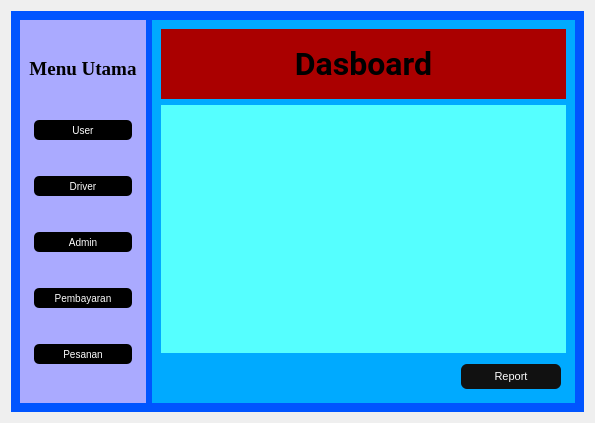
<?xml version="1.0" encoding="UTF-8"?>
<ui version="4.0">
 
 
 <class>Form</class>
 
 
 <widget class="QWidget" name="Form">
  
  
  <property name="geometry">
   
   
   <rect>
    
    
    <x>0</x>
    
    
    <y>0</y>
    
    
    <width>595</width>
    
    
    <height>423</height>
    
   
   </rect>
   
  
  </property>
  
  
  <property name="windowTitle">
   
   
   <string>Form</string>
   
  
  </property>
  
  
  <layout class="QHBoxLayout" name="horizontalLayout">
   
   
   <item>
    
    
    <widget class="QWidget" name="widget" native="true">
     
     
     <property name="styleSheet">
      
      
      <string notr="true">background-color: rgb(0, 85, 255);</string>
      
     
     </property>
     
     
     <layout class="QHBoxLayout" name="horizontalLayout_2">
      
      
      <item>
       
       
       <widget class="QWidget" name="widget_2" native="true">
        
        
        <property name="sizePolicy">
         <sizepolicy hsizetype="Fixed" vsizetype="Expanding">
          <horstretch>0</horstretch>
          <verstretch>0</verstretch>
         </sizepolicy>
        </property>
        <property name="minimumSize">
         
         
         <size>
          
          
          <width>120</width>
          
          
          <height>0</height>
          
         
         </size>
         
        
        </property>
        
        
        <property name="styleSheet">
         
         
         <string notr="true">background-color: rgb(170, 170, 255);</string>
         
        
        </property>
        
        
        <layout class="QVBoxLayout" name="verticalLayout_2">
         
         
         <item>
          
          
          <widget class="QLabel" name="label_2">
           
           
           <property name="minimumSize">
            
            
            <size>
             
             
             <width>0</width>
             
             
             <height>40</height>
             
            
            </size>
            
           
           </property>
           
           
           <property name="maximumSize">
            
            
            <size>
             
             
             <width>16777215</width>
             
             
             <height>40</height>
             
            
            </size>
            
           
           </property>
           
           
           <property name="font">
            
            
            <font>
             
             
             <family>Times New Roman</family>
             
             
             <pointsize>14</pointsize>
             
             
             <weight>75</weight>
             
             
             <bold>true</bold>
             
            
            </font>
            
           
           </property>
           
           
           <property name="text">
            
            
            <string>Menu Utama</string>
            
           
           </property>
           
           
           <property name="alignment">
            
            
            <set>Qt::AlignCenter</set>
            
           
           </property>
           
          
          </widget>
          
         
         </item>
         
         
         <item>
          
          
          <widget class="QPushButton" name="btnUser">
           
           
           <property name="minimumSize">
            
            
            <size>
             
             
             <width>0</width>
             
             
             <height>20</height>
             
            
            </size>
            
           
           </property>
           
           
           <property name="maximumSize">
            
            
            <size>
             
             
             <width>16777215</width>
             
             
             <height>30</height>
             
            
            </size>
            
           
           </property>
           
           
           <property name="styleSheet">
            
            
            <string notr="true">QPushButton{
	text-align: center;
	margin: 5px;
	border-radius:5px;
	font-size: 10px;
	background-color: black;
	color: white;
}

QPushButton:hover{
	background-color:#3498db;
}
QPushButton:pressed{
	background-color:#2380b9;
}</string>
            
           
           </property>
           
           
           <property name="text">
            
            
            <string>User</string>
            
           
           </property>
           
           
           <property name="autoDefault">
            
            
            <bool>false</bool>
            
           
           </property>
           
           
           <property name="default">
            
            
            <bool>false</bool>
            
           
           </property>
           
          
          </widget>
          
         
         </item>
         
         
         <item>
          
          
          <widget class="QPushButton" name="btnDriver">
           
           
           <property name="minimumSize">
            
            
            <size>
             
             
             <width>0</width>
             
             
             <height>20</height>
             
            
            </size>
            
           
           </property>
           
           
           <property name="maximumSize">
            
            
            <size>
             
             
             <width>16777215</width>
             
             
             <height>30</height>
             
            
            </size>
            
           
           </property>
           
           
           <property name="styleSheet">
            
            
            <string notr="true">QPushButton{
	text-align: center;
	margin: 5px;
	border-radius:5px;
	font-size: 10px;
	background-color: black;
	color: white;
}

QPushButton:hover{
	background-color:#3498db;
}
QPushButton:pressed{
	background-color:#2380b9;
}</string>
            
           
           </property>
           
           
           <property name="text">
            
            
            <string>Driver</string>
            
           
           </property>
           
          
          </widget>
          
         
         </item>
         
         
         <item>
          
          
          <widget class="QPushButton" name="btnAdmin">
           
           
           <property name="minimumSize">
            
            
            <size>
             
             
             <width>0</width>
             
             
             <height>20</height>
             
            
            </size>
            
           
           </property>
           
           
           <property name="maximumSize">
            
            
            <size>
             
             
             <width>16777215</width>
             
             
             <height>30</height>
             
            
            </size>
            
           
           </property>
           
           
           <property name="styleSheet">
            
            
            <string notr="true">QPushButton{
	text-align: center;
	margin: 5px;
	border-radius:5px;
	font-size: 10px;
	background-color: black;
	color: white;
}

QPushButton:hover{
	background-color:#3498db;
}
QPushButton:pressed{
	background-color:#2380b9;
}</string>
            
           
           </property>
           
           
           <property name="text">
            
            
            <string>Admin</string>
            
           
           </property>
           
          
          </widget>
          
         
         </item>
         
         
         <item>
          
          
          <widget class="QPushButton" name="btnPembayaran">
           
           
           <property name="minimumSize">
            
            
            <size>
             
             
             <width>0</width>
             
             
             <height>20</height>
             
            
            </size>
            
           
           </property>
           
           
           <property name="maximumSize">
            
            
            <size>
             
             
             <width>16777215</width>
             
             
             <height>30</height>
             
            
            </size>
            
           
           </property>
           
           
           <property name="styleSheet">
            
            
            <string notr="true">QPushButton{
	text-align: center;
	margin: 5px;
	border-radius:5px;
	font-size: 10px;
	background-color: black;
	color: white;
}

QPushButton:hover{
	background-color:#3498db;
}
QPushButton:pressed{
	background-color:#2380b9;
}</string>
            
           
           </property>
           
           
           <property name="text">
            
            
            <string>Pembayaran</string>
            
           
           </property>
           
          
          </widget>
          
         
         </item>
         
         
         <item>
          
          
          <widget class="QPushButton" name="btnPesanan">
           
           
           <property name="minimumSize">
            
            
            <size>
             
             
             <width>0</width>
             
             
             <height>20</height>
             
            
            </size>
            
           
           </property>
           
           
           <property name="maximumSize">
            
            
            <size>
             
             
             <width>16777215</width>
             
             
             <height>30</height>
             
            
            </size>
            
           
           </property>
           
           
           <property name="styleSheet">
            
            
            <string notr="true">QPushButton{
	text-align: center;
	margin: 5px;
	border-radius:5px;
	font-size: 10px;
	background-color: black;
	color: white;
}

QPushButton:hover{
	background-color:#3498db;
}
QPushButton:pressed{
	background-color:#2380b9;
}</string>
            
           
           </property>
           
           
           <property name="text">
            
            
            <string>Pesanan</string>
            
           
           </property>
           
          
          </widget>
          
         
         </item>
         
        
        </layout>
        
       
        <property name="maximumSize">
         <size>
          <width>160</width>
          <height>16777215</height>
         </size>
        </property>
       </widget>
       
      
      </item>
      
      
      <item>
       
       
       <widget class="QWidget" name="widget_3" native="true">
        
        
        <property name="sizePolicy">
         <sizepolicy hsizetype="Expanding" vsizetype="Expanding">
          <horstretch>0</horstretch>
          <verstretch>0</verstretch>
         </sizepolicy>
        </property>
        <property name="minimumSize">
         
         
         <size>
          
          
          <width>0</width>
          
          
          <height>0</height>
          
         
         </size>
         
        
        </property>
        
        
        <property name="styleSheet">
         
         
         <string notr="true">background-color: rgb(0, 170, 255);</string>
         
        
        </property>
        
        
        <layout class="QVBoxLayout" name="verticalLayout">
         
         
         <item>
          
          
          <widget class="QWidget" name="widget_4" native="true">
           
           
           <property name="minimumSize">
            
            
            <size>
             
             
             <width>0</width>
             
             
             <height>70</height>
             
            
            </size>
            
           
           </property>
           
           
           <property name="maximumSize">
            
            
            <size>
             
             
             <width>16777215</width>
             
             
             <height>70</height>
             
            
            </size>
            
           
           </property>
           
           
           <property name="styleSheet">
            
            
            <string notr="true">background-color: rgb(170, 0, 0);</string>
            
           
           </property>
           
           
           <layout class="QHBoxLayout" name="horizontalLayout_3">
            
            
            <item>
             
             
             <widget class="QLabel" name="label">
              
              
              <property name="minimumSize">
               
               
               <size>
                
                
                <width>0</width>
                
                
                <height>50</height>
                
               
               </size>
               
              
              </property>
              
              
              <property name="maximumSize">
               
               
               <size>
                
                
                <width>16777215</width>
                
                
                <height>70</height>
                
               
               </size>
               
              
              </property>
              
              
              <property name="font">
               
               
               <font>
                
                
                <family>Roboto</family>
                
                
                <pointsize>24</pointsize>
                
                
                <weight>75</weight>
                
                
                <bold>true</bold>
                
               
               </font>
               
              
              </property>
              
              
              <property name="mouseTracking">
               
               
               <bool>false</bool>
               
              
              </property>
              
              
              <property name="text">
               
               
               <string>Dasboard</string>
               
              
              </property>
              
              
              <property name="alignment">
               
               
               <set>Qt::AlignCenter</set>
               
              
              </property>
              
             
             </widget>
             
            
            </item>
            
           
           </layout>
           
          
          </widget>
          
         
         </item>
         
         
         <item>
          
          
          <widget class="QWidget" name="widget_5" native="true">
           
           
           <property name="sizePolicy">
            <sizepolicy hsizetype="Expanding" vsizetype="Expanding">
             <horstretch>0</horstretch>
             <verstretch>0</verstretch>
            </sizepolicy>
           </property>
           <property name="minimumSize">
            
            
            <size>
             
             
             <width>0</width>
             
             
             <height>150</height>
             
            
            </size>
            
           
           </property>
           
           
           <property name="styleSheet">
            
            
            <string notr="true">background-color: rgb(85, 255, 255);</string>
            
           
           </property>
           
           
           <layout class="QHBoxLayout" name="horizontalLayout_4">
            
            
            <item>
             
             
             <widget class="QStackedWidget" name="stackedWidget">
              
              
              <property name="sizePolicy">
               <sizepolicy hsizetype="Expanding" vsizetype="Expanding">
                <horstretch>0</horstretch>
                <verstretch>0</verstretch>
               </sizepolicy>
              </property>
              <property name="currentIndex">
               
               
               <number>0</number>
               
              
              </property>
              
              
              <widget class="QWidget" name="page"/>
              
              
              <widget class="QWidget" name="page_2"/>
              
             
             </widget>
             
            
            </item>
            
           
           </layout>
           
          
          </widget>
          
         
         </item>
         
        
         <item>
          <layout class="QHBoxLayout" name="horizontalLayout_report">
           <item>
            <spacer name="horizontalSpacer_report">
             <property name="orientation">
              <enum>Qt::Horizontal</enum>
             </property>
             <property name="sizeHint" stdset="0">
              <size>
               <width>40</width>
               <height>20</height>
              </size>
             </property>
            </spacer>
           </item>
           <item>
            <widget class="QPushButton" name="btnReport">
             <property name="minimumSize">
              <size>
               <width>110</width>
               <height>32</height>
              </size>
             </property>
             <property name="styleSheet">
              <string notr="true">QPushButton{
    text-align: center;
    margin: 5px;
    border-radius: 6px;
    font-size: 11px;
    background-color: #111;
    color: white;
    padding: 6px 12px;
}
QPushButton:hover{ background-color:#3498db; }
QPushButton:pressed{ background-color:#2380b9; }</string>
             </property>
             <property name="text">
              <string>Report</string>
             </property>
            </widget>
           </item>
          </layout>
         </item>
        </layout>
        
       
       </widget>
       
      
      </item>
      
     
     </layout>
     
    
    </widget>
    
   
   </item>
   
  
  </layout>
  
 
 </widget>
 
 
 <resources/>
 
 
 <connections/>
 

</ui>
